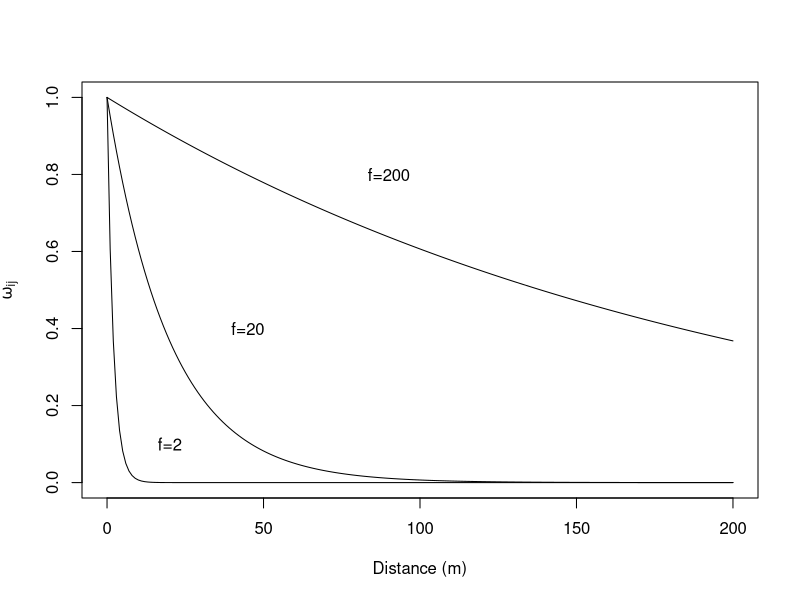
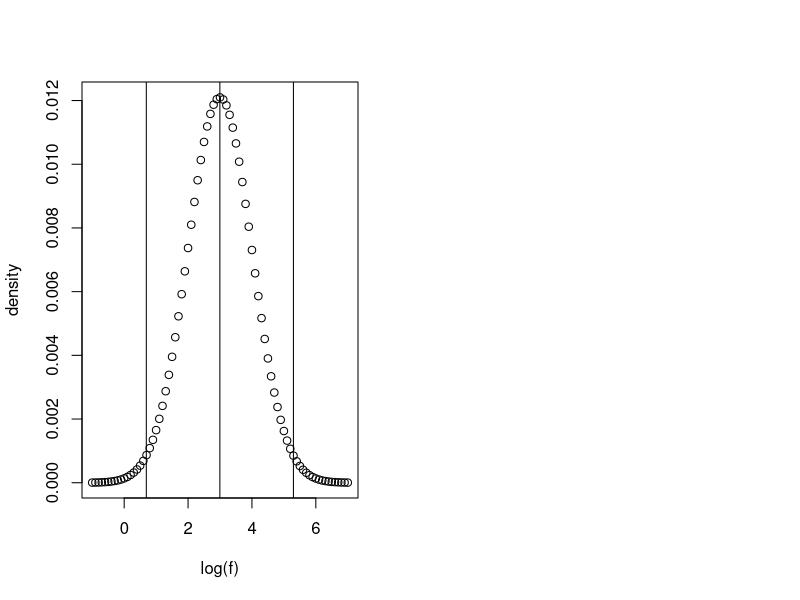

R code for these plots, in order:
# f is much more intuitive if we use its inverse, what we do from now
# the 2-200 range allows to describe a very large range of behaviour
# and limiting us to this avoid to run into unidentifiability
# of f if we loose ourselves further
xabs<-seq(0,200,1)
plot(xabs,exp(-xabs/100),ylim=c(0,1),type="n",xlab="Distance (m)",ylab=expression(omega[ij]))
lines(xabs,exp(-xabs/2),ylim=c(0,1))
text(20,0.1,"f=2")
lines(xabs,exp(-xabs/20),ylim=c(0,1))
text(45,0.4,"f=20")
lines(xabs,exp(-xabs/200),ylim=c(0,1))
text(90,0.8,"f=200")

# that can correspond to some biological thing for the insect
# it therefore make sense to have a prior that describe this
# the log normal can do this kind of flat tail shapes
# having a standard deviation of 1 on the log scale makes sens here
# then to mu parameter, we can utilize that the mode of the log normal 
# distribution follows exp(mu+sigma^2)
# if we want the log to be centered arround 20 (the strength divided approximately by 3 every 20 meters)
# we then use
par(mfrow=c(1,2))
mu_lognorm<- 1+log(20)
xabs<-seq(-1,7,0.1)
plot(xabs,dlnorm(exp(xabs),mu_lognorm,1),xlab="log(f)",ylab="density")
abline(v=log(2))
abline(v=log(20))
abline(v=log(200))

dev.print(device=pdf,"definition_f_prior.pdf")


